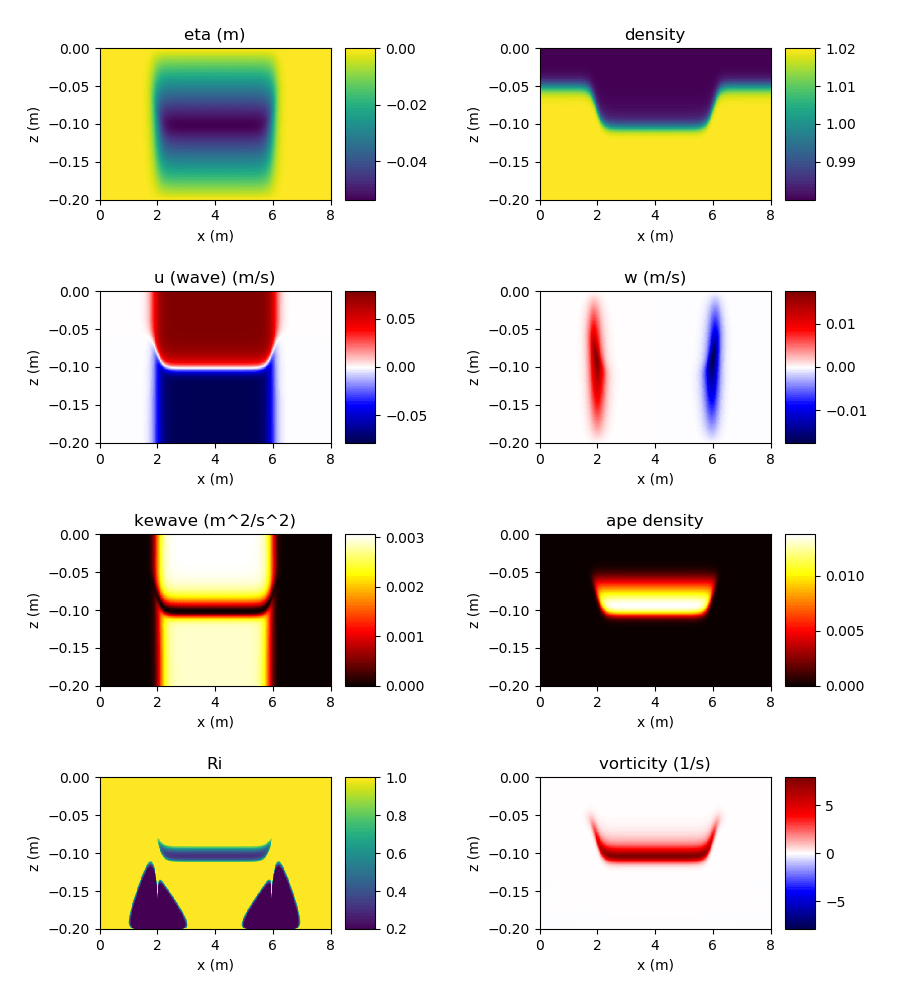

The Python source for this figure:
"""
Created on Wed Jan 30 11:47:25 2019
Test case: case_large_ape
@author: GolnazIR
"""
import time
import numpy
from PyDJL import DJL, Diagnostic, plot

# Specify the parameters of the problem 
A = 2e-3         # APE for wave (m^4/s^2)
L, H = 8.0, 0.2  # domain width (m) and depth (m)
NX, NZ = 32, 32  # grid size

# The unitless density profile (normalized by a reference density rho0)
a_d, z0_d, d_d = 0.02, 0.05, 0.01
rho    = lambda z: 1 - a_d * numpy.tanh((z + z0_d) / d_d)
intrho = lambda z: z - a_d * d_d * numpy.log(numpy.cosh((z + z0_d) / d_d))
rhoz   = lambda z: -(a_d / d_d) * (1.0 / numpy.cosh((z + z0_d) / d_d) ** 2)

# Find the solution
start_time = time.time()

# Start with 1% of target APE, raise to target APE in 5 steps
for ii, Ai in enumerate(numpy.linspace(A / 100, A, 5)):
    if ii == 0:
        djl = DJL(Ai, L, H, NX, NZ, rho, rhoz, intrho=intrho)
    else:
        djl = DJL(Ai, L, H, NX, NZ, rho, rhoz, intrho=intrho, initial_guess=djl)

# Increase the resolution, reduce epsilon, and iterate to convergence
NX, NZ = 64, 64
djl = DJL(A, L, H, NX, NZ, rho, rhoz, intrho=intrho, epsilon=1e-5, initial_guess=djl)

# Increase the resolution, and iterate to convergence
NX, NZ = 512,256
djl = DJL(A, L, H, NX, NZ, rho, rhoz, intrho=intrho, epsilon=1e-5, initial_guess=djl)

end_time = time.time()
print('Total wall clock time: %f seconds\n'% (end_time - start_time))

# Compute and plot the diagnostics
diag = Diagnostic(djl)
plot(djl, diag, 2)


##### Figure for README #####
# import matplotlib.pyplot as plt
# fig = plt.gcf()
# fig.set_size_inches(9,10)
# plt.tight_layout(pad=2, w_pad=3)
# plt.savefig('case_large_ape.png')

input("Press Enter to continue...")
